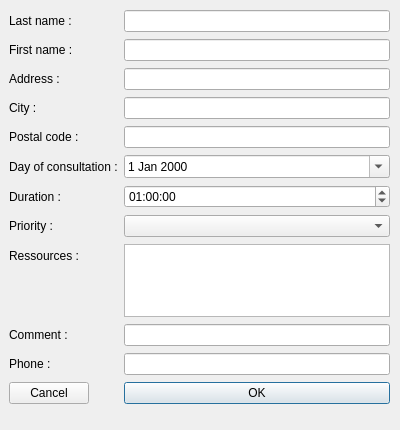
<?xml version="1.0" encoding="UTF-8"?>
<ui version="4.0">
 <class>NewPatientDialog</class>
 <widget class="QDialog" name="NewPatientDialog">
  <property name="geometry">
   <rect>
    <x>0</x>
    <y>0</y>
    <width>400</width>
    <height>430</height>
   </rect>
  </property>
  <property name="windowTitle">
   <string>New customer</string>
  </property>
  <widget class="QWidget" name="formLayoutWidget">
   <property name="geometry">
    <rect>
     <x>9</x>
     <y>9</y>
     <width>381</width>
     <height>407</height>
    </rect>
   </property>
   <layout class="QFormLayout" name="formLayout">
    <item row="0" column="0">
     <widget class="QLabel" name="lastNameLabel">
      <property name="text">
       <string>Last name :</string>
      </property>
     </widget>
    </item>
    <item row="0" column="1">
     <widget class="QLineEdit" name="lastNameLineEdit"/>
    </item>
    <item row="1" column="0">
     <widget class="QLabel" name="firstNameLabel">
      <property name="text">
       <string>First name :</string>
      </property>
     </widget>
    </item>
    <item row="1" column="1">
     <widget class="QLineEdit" name="firstNameLineEdit"/>
    </item>
    <item row="2" column="0">
     <widget class="QLabel" name="addressLabel">
      <property name="text">
       <string>Address :</string>
      </property>
     </widget>
    </item>
    <item row="2" column="1">
     <widget class="QLineEdit" name="addressLineEdit"/>
    </item>
    <item row="3" column="0">
     <widget class="QLabel" name="cityLabel">
      <property name="text">
       <string>City :</string>
      </property>
     </widget>
    </item>
    <item row="3" column="1">
     <widget class="QLineEdit" name="cityLineEdit"/>
    </item>
    <item row="4" column="0">
     <widget class="QLabel" name="postalCodeLabel">
      <property name="text">
       <string>Postal code :</string>
      </property>
     </widget>
    </item>
    <item row="4" column="1">
     <widget class="QLineEdit" name="postalCodeLineEdit"/>
    </item>
    <item row="5" column="0">
     <widget class="QLabel" name="dayOfConsultationLabel">
      <property name="text">
       <string>Day of consultation :</string>
      </property>
     </widget>
    </item>
    <item row="5" column="1">
     <widget class="QDateEdit" name="dayOfConsultationDateEdit">
      <property name="calendarPopup">
       <bool>true</bool>
      </property>
     </widget>
    </item>
    <item row="6" column="0">
     <widget class="QLabel" name="durationLabel">
      <property name="text">
       <string>Duration :</string>
      </property>
     </widget>
    </item>
    <item row="6" column="1">
     <widget class="QTimeEdit" name="durationTimeEdit">
      <property name="calendarPopup">
       <bool>false</bool>
      </property>
      <property name="time">
       <time>
        <hour>1</hour>
        <minute>0</minute>
        <second>0</second>
       </time>
      </property>
     </widget>
    </item>
    <item row="7" column="0">
     <widget class="QLabel" name="priorityLabel">
      <property name="text">
       <string>Priority :</string>
      </property>
     </widget>
    </item>
    <item row="7" column="1">
     <widget class="QComboBox" name="priorityComboBox"/>
    </item>
    <item row="8" column="0">
     <widget class="QLabel" name="ressourcesLabel">
      <property name="text">
       <string>Ressources :</string>
      </property>
     </widget>
    </item>
    <item row="8" column="1">
     <widget class="QListWidget" name="resourcesListWidget">
      <property name="maximumSize">
       <size>
        <width>16777215</width>
        <height>73</height>
       </size>
      </property>
      <property name="selectionMode">
       <enum>QAbstractItemView::ExtendedSelection</enum>
      </property>
      <property name="isWrapping" stdset="0">
       <bool>false</bool>
      </property>
      <property name="resizeMode">
       <enum>QListView::Fixed</enum>
      </property>
     </widget>
    </item>
    <item row="9" column="0">
     <widget class="QLabel" name="commentLabel">
      <property name="text">
       <string>Comment :</string>
      </property>
     </widget>
    </item>
    <item row="9" column="1">
     <widget class="QLineEdit" name="commentLineEdit"/>
    </item>
    <item row="10" column="0">
     <widget class="QLabel" name="phoneLabel">
      <property name="text">
       <string>Phone :</string>
      </property>
     </widget>
    </item>
    <item row="10" column="1">
     <widget class="QLineEdit" name="phoneLineEdit"/>
    </item>
    <item row="11" column="0">
     <widget class="QPushButton" name="cancelButton">
      <property name="text">
       <string>Cancel</string>
      </property>
      <property name="default">
       <bool>false</bool>
      </property>
     </widget>
    </item>
    <item row="11" column="1">
     <widget class="QPushButton" name="okButton">
      <property name="text">
       <string>OK</string>
      </property>
      <property name="default">
       <bool>true</bool>
      </property>
     </widget>
    </item>
   </layout>
  </widget>
 </widget>
 <resources/>
 <connections/>
</ui>
